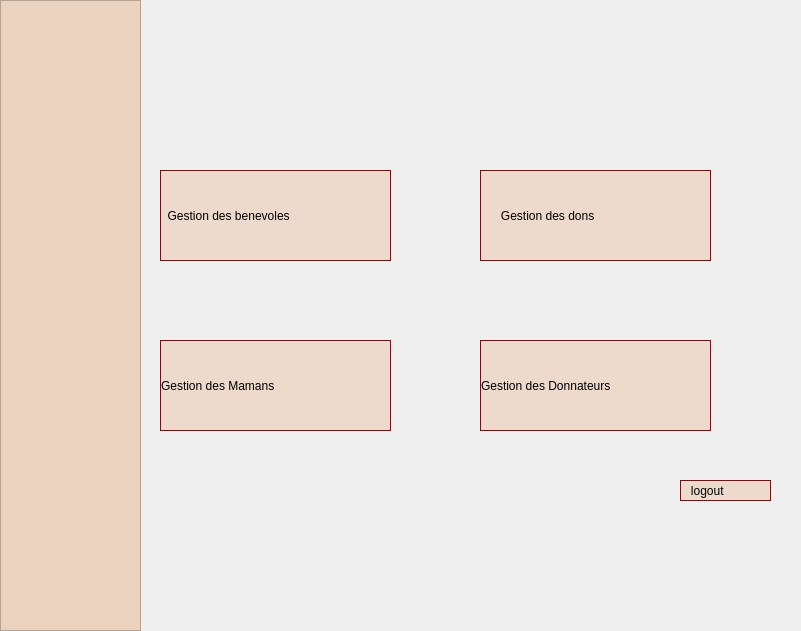
<?xml version="1.0" encoding="UTF-8"?>
<ui version="4.0">
 <class>Menu</class>
 <widget class="QDialog" name="Menu">
  <property name="geometry">
   <rect>
    <x>0</x>
    <y>0</y>
    <width>801</width>
    <height>631</height>
   </rect>
  </property>
  <property name="windowTitle">
   <string>Dialog</string>
  </property>
  <widget class="QPushButton" name="gestionDonnateur">
   <property name="geometry">
    <rect>
     <x>480</x>
     <y>340</y>
     <width>231</width>
     <height>91</height>
    </rect>
   </property>
   <property name="styleSheet">
    <string notr="true">QPushButton {
background-color: rgb(237, 218, 204);
	
border: none;

	font: italic 12pt &quot;Elephant&quot;;
text-align: left;
border: 1px solid #6a1616;
}
QPushButton:hover {
	color: rgb(255, 255, 255);

background:#6a1616;
border: none;
text-align: left;
}

</string>
   </property>
   <property name="text">
    <string>Gestion des Donnateurs</string>
   </property>
  </widget>
  <widget class="QFrame" name="frame">
   <property name="geometry">
    <rect>
     <x>0</x>
     <y>0</y>
     <width>141</width>
     <height>631</height>
    </rect>
   </property>
   <property name="styleSheet">
    <string notr="true">#frame {
	background:rgb(234, 210, 191);
}</string>
   </property>
   <property name="frameShape">
    <enum>QFrame::StyledPanel</enum>
   </property>
   <property name="frameShadow">
    <enum>QFrame::Raised</enum>
   </property>
  </widget>
  <widget class="QPushButton" name="gestionBene">
   <property name="geometry">
    <rect>
     <x>160</x>
     <y>170</y>
     <width>231</width>
     <height>91</height>
    </rect>
   </property>
   <property name="styleSheet">
    <string notr="true">QPushButton {
background-color: rgb(237, 218, 204);
	
border: none;

	font: italic 12pt &quot;Elephant&quot;;
text-align: left;
border: 1px solid #6a1616;
}
QPushButton:hover {
	color: rgb(255, 255, 255);

background:#6a1616;
border: none;
text-align: left;
}

</string>
   </property>
   <property name="text">
    <string>  Gestion des benevoles</string>
   </property>
  </widget>
  <widget class="QPushButton" name="gestionMaman">
   <property name="geometry">
    <rect>
     <x>160</x>
     <y>340</y>
     <width>231</width>
     <height>91</height>
    </rect>
   </property>
   <property name="styleSheet">
    <string notr="true">QPushButton {
background-color: rgb(237, 218, 204);
	
border: none;

	font: italic 12pt &quot;Elephant&quot;;
text-align: left;
border: 1px solid #6a1616;
}
QPushButton:hover {
	color: rgb(255, 255, 255);

background:#6a1616;
border: none;
text-align: left;
}

</string>
   </property>
   <property name="text">
    <string>Gestion des Mamans</string>
   </property>
  </widget>
  <widget class="QPushButton" name="gestionDon">
   <property name="geometry">
    <rect>
     <x>480</x>
     <y>170</y>
     <width>231</width>
     <height>91</height>
    </rect>
   </property>
   <property name="styleSheet">
    <string notr="true">QPushButton {
background-color: rgb(237, 218, 204);
	
border: none;

	font: italic 12pt &quot;Elephant&quot;;
text-align: left;
border: 1px solid #6a1616;
}
QPushButton:hover {
	color: rgb(255, 255, 255);

background:#6a1616;
border: none;
text-align: left;
}

</string>
   </property>
   <property name="text">
    <string>      Gestion des dons</string>
   </property>
  </widget>
  <widget class="QPushButton" name="logout">
   <property name="geometry">
    <rect>
     <x>680</x>
     <y>480</y>
     <width>91</width>
     <height>21</height>
    </rect>
   </property>
   <property name="styleSheet">
    <string notr="true">QPushButton {
background-color: rgb(237, 218, 204);
	
border: none;

	font: italic 12pt &quot;Elephant&quot;;
text-align: left;
border: 1px solid #6a1616;
}
QPushButton:hover {
	color: rgb(255, 255, 255);

background:#6a1616;
border: none;
text-align: left;
}

</string>
   </property>
   <property name="text">
    <string>   logout</string>
   </property>
  </widget>
 </widget>
 <resources/>
 <connections/>
</ui>
